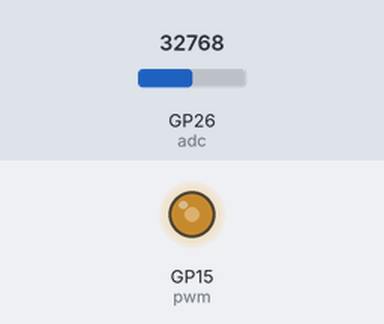
This program was run on a simulated Raspberry Pi Pico running MicroPython. Parts: output pins drawn as LEDs (lit = HIGH). Inputs (shaded band) come from the test bench; at power-on: GP26 (adc) = 32768 (analog values on the 0–65535 scale).

Above: at 1.2 s.
1.3 s: GP26 (adc) set to 45874
At 1.9 s:
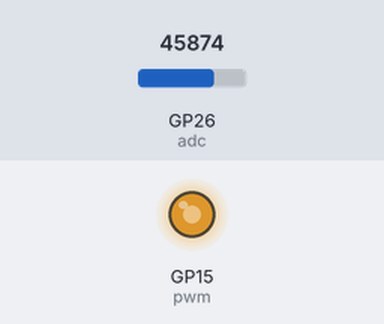
2.8 s: GP26 (adc) set to 57670
At 4.0 s:
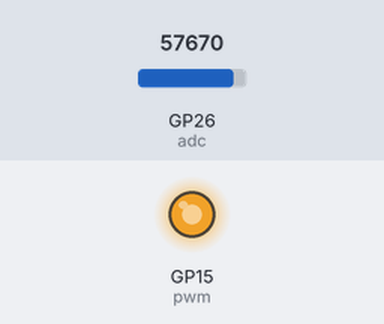
4.3 s: GP26 (adc) set to 7864
At 5.4 s:
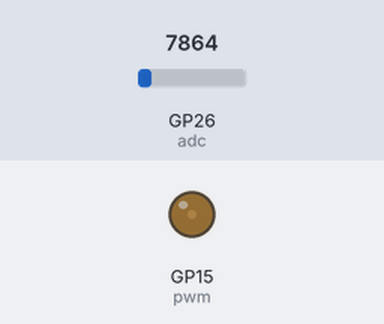
5.8 s: GP26 (adc) set to 0
At 6.5 s:
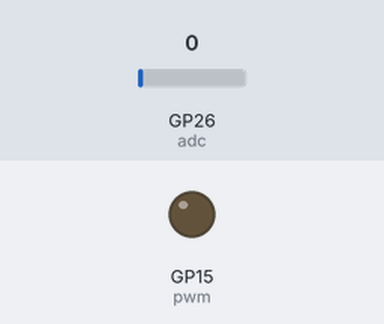
Timing chart, 0 to 8.3 s (numbered marks = the images above; inputs shaded):
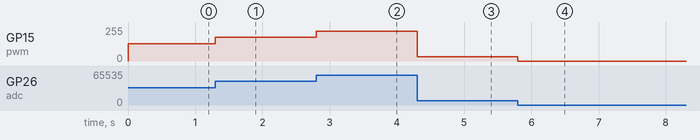

The program:

external_led.py
```python
from machine import Pin, Timer, PWM, ADC
import time

# # Just blinking LED
# led = Pin(15, Pin.OUT)
# timer = Timer()
#
# def blink(timer):
#     led.toggle()
#
# timer.init(freq=0.2, mode=Timer.PERIODIC, callback=blink)

# # Button toggle
# led = Pin(15, Pin.OUT)
# button = Pin(14, Pin.IN, Pin.PULL_DOWN)
#
# while True:
#     if button.value():
#         led.toggle()
#         time.sleep(0.5)

# # PWM brightness
# pwm = PWM(Pin(15))
#
# pwm.freq(1000)
#
# while True:
#     for duty in range(65025):
#         pwm.duty_u16(duty)
#         time.sleep(0.0002)
#     for duty in range(65025, 0, -1):
#         pwm.duty_u16(duty)
#         time.sleep(0.0002)

# ADC brightness

pwm = PWM(Pin(15))
adc = ADC(Pin(26))

pwm.freq(1000)

while True:
    duty = adc.read_u16()
    pwm.duty_u16(duty)
```

Measured:
- after the input at 1.3 s, GP15 (pwm): 128/255 → 178/255 at once
- after the input at 2.8 s, GP15 (pwm): 178/255 → 224/255 at once
- after the input at 4.3 s, GP15 (pwm): 224/255 → 31/255 at once
- after the input at 5.8 s, GP15 (pwm): 31/255 → 0/255 at once
